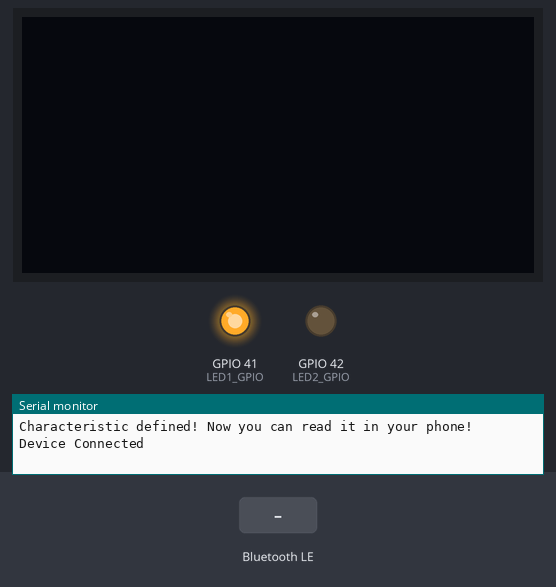
Bench run of a program on a simulated ESP32-S3. Shown: 128×64 one-colour display, output pins drawn as LEDs (lit = HIGH), the last lines printed to the serial monitor. The inputs (shaded band) are chosen by the test bench. The display library's start-up logo is not drawn; nothing arrives over Bluetooth unless stated; a phone connects over Bluetooth LE 3 s after start.

Above: at 4.7 s.
4.8 s: Bluetooth LE write "Task1" received
At 5.4 s:
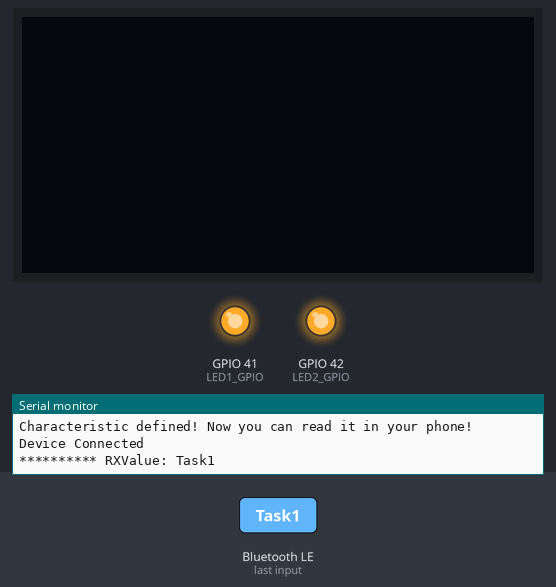
6.3 s: Bluetooth LE write "1" received
At 11.1 s:
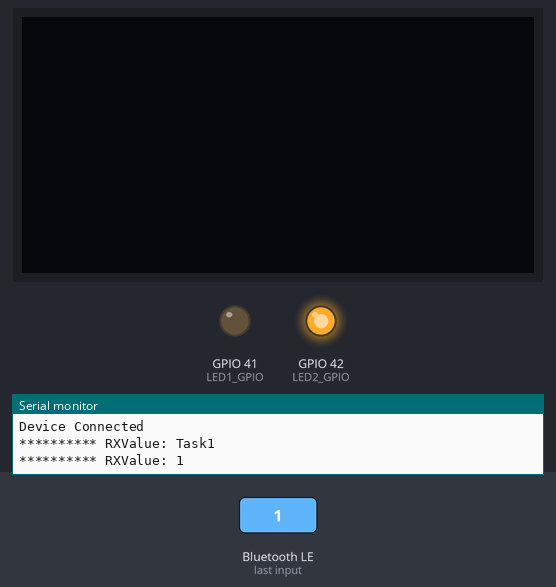
Timing chart, 0 to 13.1 s (numbered marks = the images above; inputs shaded):
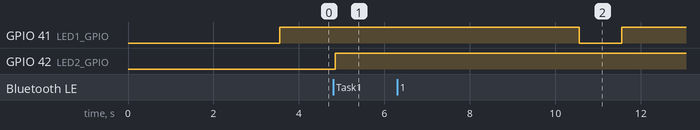

Measured:
- after the input at 4.8 s, GPIO 42 (LED2_GPIO): LOW → HIGH after 0.05 s

The program:

main.cpp
```cpp
#include <Arduino.h>
#include <Wire.h>
#include <Adafruit_GFX.h>
#include <Adafruit_SSD1306.h>

#include <BLEDevice.h>
#include <BLEUtils.h>
#include <BLEServer.h>
#include <BLE2902.h>

//i2c
#define SDA_GPIO  11 //10
#define SCL_GPIO  12 //8

//#define IMU_INT 13  //mpu6050 int

#define LED1_GPIO 41
#define LED2_GPIO 42


//BLE service configuration
/* Service description
   - Navigation Direction Service
     - Navigation Direction Characteristic Rx
   - Date Service
     - Date Characteristic Rx : reading "yyMMddHHmmssZ" (example, 010704120856-0700)
*/
// See the following for generating UUIDs:
// https://www.uuidgenerator.net/

//navigation service and characteristics
#define NAVIGATION_DIRECTION_SERVICE_UUID        "b8a71569-4d81-4146-9580-f3a4f2817cfb"
#define NAVIGATION_DIRECTION_CHARACTERISTIC_UUID "b8a71569-4d81-4146-9580-f3a4f2817ccc"

//date service and characteristics
#define NAVIGATION_DATE_SERVICE_UUID        "6ba7b810-9dad-11d1-80b4-00c04fd430c8"
#define NAVIGATION_DATE_CHARACTERISTIC_UUID "6ba7b811-9dad-11d1-80b4-00c04fd430ff"

#define SERVICE_UUID  "a2e12533-acba-46c7-b6cb-1379addd1fdd"
#define CHAR_UUID     "a2e12533-acba-46c7-b6cb-1379addd1fff"

//#define CHAR_UUID     "c8abbcc7-6d0e-405d-8802-7aff86ea21fe"

// reference: https://github.com/espressif/arduino-esp32/blob/master/libraries/BLE
// examples: https://github.com/nkolban/ESP32_BLE_Arduino/

BLEServer *pServer = NULL;
BLEService *pNavDirService = NULL;
BLECharacteristic *pNavDirCharacteristic = NULL;
// int connectedClients = 0;
bool deviceConnected = false;
uint8_t value = 0;

class NaviDisplayServerCallbacks : public BLEServerCallbacks {
  void onConnect(BLEServer *pServer) {
    // connectedClients++;
    // Serial.print("Client connected. Total clients: ");
    // Serial.println(connectedClients);
    //  Continue advertising for more connections
    // BLEDevice::startAdvertising();  //disabling for single connection
    Serial.println("Device Connected");
    deviceConnected = true;

    //displaySSD1306PrintNew(F("Device Connected"));
  }

  void onDisconnect(BLEServer *pServer) {
    // connectedClients--;
    // Serial.print("Client disconnected. Total clients: ");
    // Serial.println(connectedClients);
    Serial.println("Device Disconnected");
    /*if (connectedClients == 0)*/ { // single connection
      deviceConnected = false;
    }

    //displaySSD1306PrintNew(F("Device Disconnected"));
  }
};

class NavDirectionServiceCallbacks : public BLECharacteristicCallbacks {
  void onWrite(BLECharacteristic *pCharacteristic) {
    String rxValue(pCharacteristic->getValue().c_str());

    if (rxValue.length() > 0) {
      digitalWrite(LED2_GPIO, HIGH);
      Serial.print("********** RXValue: ");
      for (int i = 0; i < rxValue.length(); i++) {
        Serial.print(rxValue[i]);
      }
      //Serial.print(rxValue);

      //displaySSD1306PrintNew(rxValue);
    }
    Serial.println();
  }
};

//"yyMMddHHmmssZ" (example, 010704120856-0700)
/*
class NavDateServiceCallbacks : public BLECharacteristicCallbacks {
  void onWrite(BLECharacteristic *pCharacteristic) {
    String rxValue(pCharacteristic->getValue().c_str());

    if (rxValue.length() > 0) {
      Serial.println("*********");
      Serial.print("Received Date Value: ");
      for (int i = 0; i < rxValue.length(); i++) {
        Serial.print(rxValue[i]);
      }

      Serial.println();
      Serial.println("*********");

      //display.clearDisplay();
      //display.println(rxValue);
      //display.display();
    }
    BT_IN = pCharacteristic->getValue();
    if (BT_IN.length() == 15) {
    pCharacteristic->setValue("");
    inString[0]= BT_IN[0];  //Y
    inString[1]= BT_IN[1];  //Y
    inString[2]= BT_IN[2];  //M
    inString[3]= BT_IN[3];  //M
    inString[4]= BT_IN[4];  //D
    inString[5]= BT_IN[5];  //D
    inString[6]= BT_IN[6];  //w     XXX Day of week not used
    inString[7]= BT_IN[7];  //H
    inString[8]= BT_IN[8];  //H
    inString[9]= BT_IN[9];  //M
    inString[10]= BT_IN[10];//M
    inString[11]= BT_IN[11];//S
    inString[12]= BT_IN[12];//S

    Year = (((inString[0] -48)*10)+(inString[1] -48));
    // now month
    Month = (((inString[2] -48)*10)+(inString[3] -48));
    // now date
    Date = (((inString[4] -48)*10)+(inString[5] -48));
    // now Day of Week
    Dow = (inString[6] -48);
    // now hour
    Hour = (((inString[7] -48)*10)+(inString[8] -48));
    // now minute
    Minute = (((inString[9] -48)*10)+(inString[10] -48));
    // now second
    Second = (((inString[11] -48)*10)+(inString[12] -48));

    myRTC.setClockMode(false);// set to 24h
    myRTC.setYear(Year);
    myRTC.setMonth(Month);
    myRTC.setDate(Date);
    myRTC.setDoW(Dow);
    myRTC.setHour(Hour);
    myRTC.setMinute(Minute);
    myRTC.setSecond(Second);
    myRTC.turnOffAlarm(1);
    myRTC.turnOffAlarm(2);
    Serial.println("The Time Has Been Set");
    delay(600);
    BLEDevice:: deinit(true);
    Serial.println("Bluetooth has been turned off");
    delay(600);             // Allow RTC registers to set before any read occurs

    counter = 0;
    }
  }
};
*/

void bleRestartAdvertising(void) {
  /*
  BLEDevice::deinit(true);
  delay(1000);
  bleSetup();
  */
  if (!deviceConnected) {
    pServer->startAdvertising(); // restart advertising
    Serial.println("No clients connected, restarting advertising");
  }
}

void bleSetup(void) {
  // BLE server setup
  BLEDevice::init("RA7NARAJM ESP32S3");
  pServer = BLEDevice::createServer();
  pServer->setCallbacks(new NaviDisplayServerCallbacks());

  // https://randomnerdtutorials.com/esp32-web-bluetooth/ BLE2902

  // Navigation Direction service
  pNavDirService = pServer->createService(NAVIGATION_DIRECTION_SERVICE_UUID);
  pNavDirCharacteristic = pNavDirService->createCharacteristic(NAVIGATION_DIRECTION_CHARACTERISTIC_UUID, BLECharacteristic::PROPERTY_WRITE|BLECharacteristic::PROPERTY_NOTIFY);
  pNavDirCharacteristic->setCallbacks(new NavDirectionServiceCallbacks());
  pNavDirCharacteristic->addDescriptor(new BLE2902());

  // Date update service
  // BLEService *pNavDateService = pServer->createService(NAVIGATION_DATE_SERVICE_UUID);
  // BLECharacteristic *pNavDateCharacteristic = pNavDateService->createCharacteristic(NAVIGATION_DATE_CHARACTERISTIC_UUID, BLECharacteristic::PROPERTY_WRITE);
  // pNavDateCharacteristic->setCallbacks(new NavDateServiceCallbacks());

  pNavDirService->start();
  // pNavDateService->start();

  // Start advertising
  BLEAdvertising *pAdvertising = BLEDevice::getAdvertising();
  pAdvertising->addServiceUUID(NAVIGATION_DIRECTION_SERVICE_UUID);
  // pAdvertising->addServiceUUID(NAVIGATION_DATE_SERVICE_UUID);
  pAdvertising->setScanResponse(true);
  // Set minimum preferred connection interval to 100ms (100 / 1.25 = 80)
  pAdvertising->setMinPreferred(0x80);
  // Set maximum preferred connection interval to 200ms (200 / 1.25 = 160 or 0xA0)
  pAdvertising->setMaxPreferred(0xA0);

  BLEDevice::startAdvertising();
  Serial.println("Characteristic defined! Now you can read it in your phone!");
}

void bleNotifyValue(void) {
  if (deviceConnected) {
    pNavDirCharacteristic->setValue((uint8_t *)&value, 1);
    pNavDirCharacteristic->notify();
    value++;
    if (!(value % 8)) {
      digitalWrite(LED1_GPIO, LOW);
    } else {
      digitalWrite(LED1_GPIO, HIGH);
    }
    //add delay to avoid stack congestion TODO
  }
}

#define SCREEN_WIDTH 128 // OLED display width, in pixels
#define SCREEN_HEIGHT 64 // OLED display height, in pixels

#define OLED_RESET     -1 // Reset pin # (or -1 if sharing Arduino reset pin)
#define SCREEN_ADDRESS 0x3C ///< See datasheet for Address; 0x3D for 128x64, 0x3C for 128x32
Adafruit_SSD1306 display(SCREEN_WIDTH, SCREEN_HEIGHT, &Wire, OLED_RESET);

void setup()
{
  Serial.begin(115200);
  Wire.begin(SDA_GPIO, SCL_GPIO); // SDA, SCL

  pinMode(LED1_GPIO, OUTPUT);
  pinMode(LED2_GPIO, OUTPUT);

  bleSetup();
  delay(1000);

  // SSD1306_SWITCHCAPVCC = generate display voltage from 3.3V internally
  if(!display.begin(SSD1306_SWITCHCAPVCC, SCREEN_ADDRESS)) {
    Serial.println(F("SSD1306 allocation failed"));
    for(;;); // Don't proceed, loop forever
  }

  // Show initial display buffer contents on the screen --
  // the library initializes this with an Adafruit splash screen.
  display.display();
  delay(2000); // Pause for 2 seconds

  #if 0
  // create a task that will be executed in the Task1code() function, with priority 1 and executed on core 0
  xTaskCreatePinnedToCore(
      Task1code, /* Task function. */
      "Task1",   /* name of task. */
      2048,      /* Stack size of task */
      NULL,      /* parameter of the task */
      1,         /* priority of the task */
      &Task1,    /* Task handle to keep track of created task */
      0);        /* pin task to core 0 */

  // create a task that will be executed in the Task2code() function, with priority 1 and executed on core 1
  xTaskCreatePinnedToCore(
      Task2code, /* Task function. */
      "Task2",   /* name of task. */
      2048,      /* Stack size of task */
      NULL,      /* parameter of the task */
      1,         /* priority of the task */
      &Task2,    /* Task handle to keep track of created task */
      1);        /* pin task to core 1 */
  #endif
  delay(500);
}

void loop()
{
  bleNotifyValue();
  bleRestartAdvertising();

  vTaskDelay(1000);
}
```
